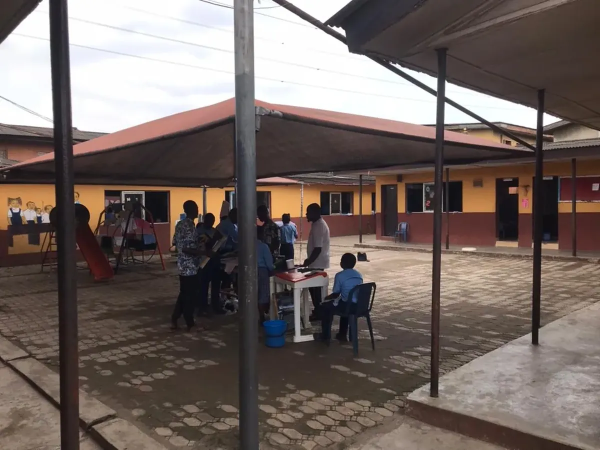
#> input picture IMG/HomePage-w1200.webp, 1200 x 900 px (shown at 1/2 size); its folder holds only this picture in this run
$ python make_responsive_variants.py
#> lines starting #> are read from the running program, lines starting #| are printed output that depends on the picture
"""
Generate resized WebP responsive variants for images in IMG/.
Requires Pillow (`pip install pillow`) and creates -w400/-w800/-w1200 variants.
"""
from PIL import Image
from pathlib import Path
import sys

IMG_DIR=Path('IMG')
if not IMG_DIR.exists():
    print('IMG directory not found')
    sys.exit(1)

sizes=[400,800,1200]
for p in IMG_DIR.glob('*.*'):
    if p.suffix.lower() not in ['.jpg','.jpeg','.png','.webp']:
        continue
    try:
        im=Image.open(p)
#> im is the input picture: PIL image 1200x900 RGB; mean R, G, B 114.1, 102, 97.1
    except Exception as e:
        print('SKIP',p,e)
        continue
    for w in sizes:
        h=int(im.height * (w / im.width))
        out=IMG_DIR / f"{p.stem}-w{w}.webp"
        try:
            im.resize((w,h), Image.LANCZOS).save(out, 'WEBP', quality=80, method=6)
            print('WROTE', out)
        except Exception as e:
            print('ERR', out, e)
#> this loop made 3 passes
#> pass 1, `im.resize((w,h), Image.LANCZOS).save(out, 'WEBP', quality=80, method=6)`:
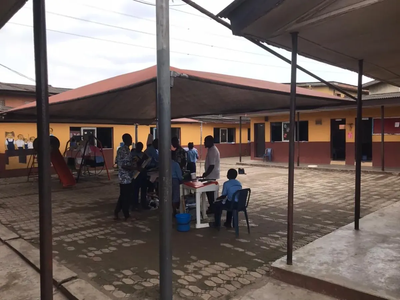
#> saved as HomePage-w1200-w400.webp: PIL image 400x300 RGB; mean R, G, B 114.1, 101.9, 97.1
#> pass 2, `im.resize((w,h), Image.LANCZOS).save(out, 'WEBP', quality=80, method=6)`:
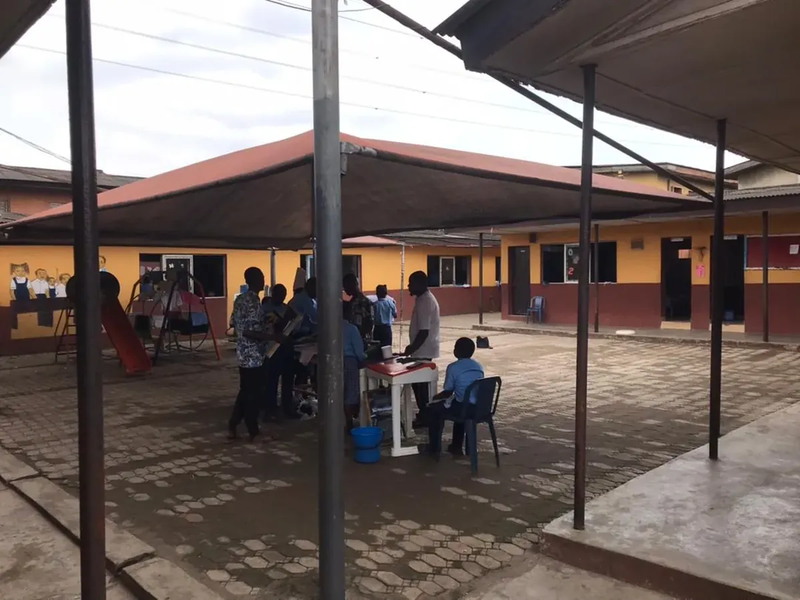
#> saved as HomePage-w1200-w800.webp: PIL image 800x600 RGB; mean R, G, B 114.1, 102, 97.1

$ run again, on IMG/IMG-20260718-WA0039-w1200.webp
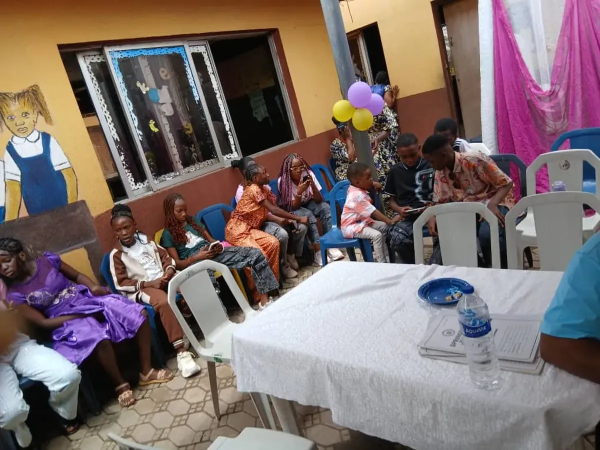
#> input picture IMG/IMG-20260718-WA0039-w1200.webp, 1200 x 900 px (shown at 1/2 size)
#> im is the input picture: PIL image 1200x900 RGB; mean R, G, B 125.8, 111.2, 109.6
#> the loop `for w in sizes:` made 3 passes
#> pass 1, `im.resize((w,h), Image.LANCZOS).save(out, 'WEBP', quality=80, method=6)`:
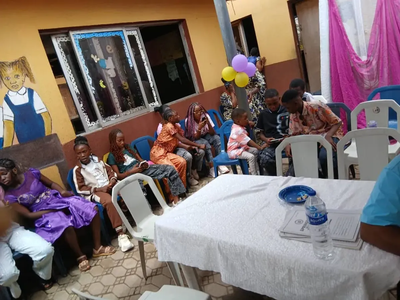
#> saved as IMG-20260718-WA0039-w1200-w400.webp: PIL image 400x300 RGB; mean R, G, B 125.8, 111.2, 109.6
#> pass 2, `im.resize((w,h), Image.LANCZOS).save(out, 'WEBP', quality=80, method=6)`:
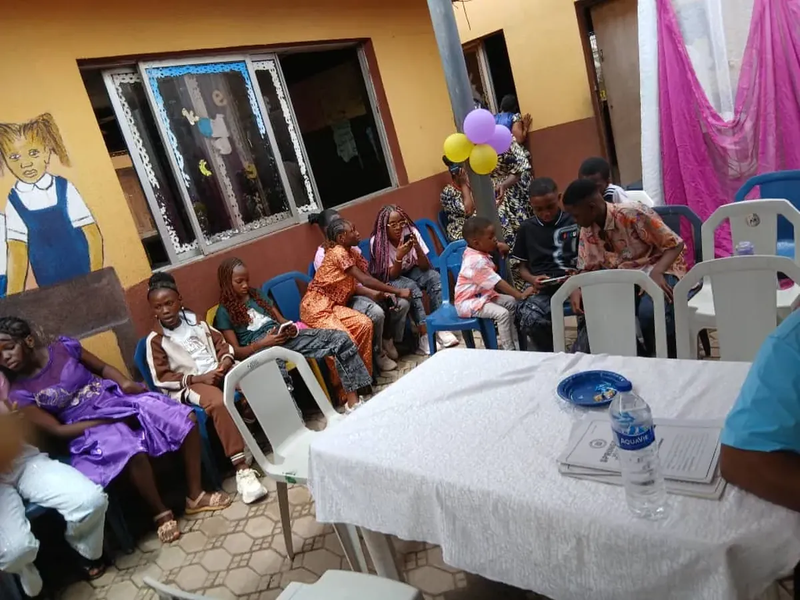
#> saved as IMG-20260718-WA0039-w1200-w800.webp: PIL image 800x600 RGB; mean R, G, B 125.8, 111.2, 109.6
